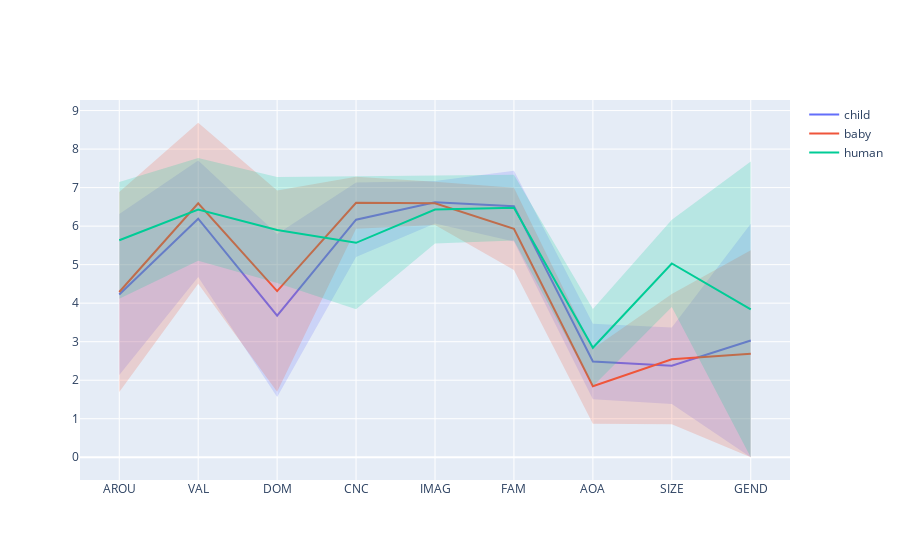

The notebook cell this image was saved under:
### Code cell
viz_GlasgowR(['child','baby','human'], df)

### Figure 1 — Plotly figure (JSON) as saved in the notebook; plotly's stock layout.template omitted (floating-point values rounded to 4 significant figures)
{"data": [{"line": {"color": "#636EFA"}, "mode": "lines", "name": "child", "showlegend": true, "type": "scatter", "x": [1, 2, 3, 4, 5, 6, 7, 8, 9], "y": [4.226, 6.194, 3.677, 6.167, 6.621, 6.519, 2.484, 2.375, 3.032]}, {"fill": "toself", "fillcolor": "rgba(99, 110, 250, 0.2)", "hoverinfo": "skip", "line": {"color": "rgba(255,255,255,0)"}, "showlegend": false, "type": "scatter", "x": [1, 2, 3, 4, 5, 6, 7, 8, 9, 9, 8, 7, 6, 5, 4, 3, 2, 1], "y": [6.316, 7.706, 5.793, 7.136, 7.173, 7.437, 3.464, 3.367, 6.064, 0, 1.383, 1.504, 5.601, 6.069, 5.198, 1.561, 4.682, 2.136]}, {"line": {"color": "#EF553B"}, "mode": "lines", "name": "baby", "showlegend": true, "type": "scatter", "x": [1, 2, 3, 4, 5, 6, 7, 8, 9], "y": [4.29, 6.594, 4.313, 6.607, 6.593, 5.929, 1.844, 2.546, 2.688]}, {"fill": "toself", "fillcolor": "rgba(239, 85, 59, 0.2)", "hoverinfo": "skip", "line": {"color": "rgba(255,255,255,0)"}, "showlegend": false, "type": "scatter", "x": [1, 2, 3, 4, 5, 6, 7, 8, 9, 9, 8, 7, 6, 5, 4, 3, 2, 1], "y": [6.883, 8.684, 6.928, 7.28, 7.155, 6.996, 2.816, 4.235, 5.376, 0, 0.857, 0.872, 4.862, 6.031, 5.934, 1.698, 4.504, 1.697]}, {"line": {"color": "#00CC96"}, "mode": "lines", "name": "human", "showlegend": true, "type": "scatter", "x": [1, 2, 3, 4, 5, 6, 7, 8, 9], "y": [5.633, 6.433, 5.9, 5.567, 6.433, 6.48, 2.844, 5.031, 3.839]}, {"fill": "toself", "fillcolor": "rgba(0, 204, 150, 0.2)", "hoverinfo": "skip", "line": {"color": "rgba(255,255,255,0)"}, "showlegend": false, "type": "scatter", "x": [1, 2, 3, 4, 5, 6, 7, 8, 9, 9, 8, 7, 6, 5, 4, 3, 2, 1], "y": [7.149, 7.767, 7.275, 7.293, 7.316, 7.334, 3.847, 6.163, 7.678, 0, 3.899, 1.841, 5.626, 5.55, 3.841, 4.525, 5.099, 4.117]}], "layout": {"xaxis": {"tickmode": "array", "ticktext": ["AROU", "VAL", "DOM", "CNC", "IMAG", "FAM", "AOA", "SIZE", "GEND"], "tickvals": [1, 2, 3, 4, 5, 6, 7, 8, 9]}}}
